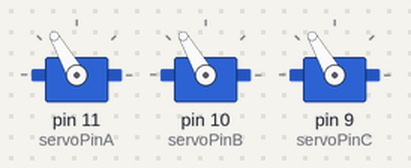
This sketch was run on a simulated Arduino Uno, built with avr-gcc and run on an emulated ATmega328P. Shown: 3 × servo.

Above: at 0.05 s.
At 8.3 s:
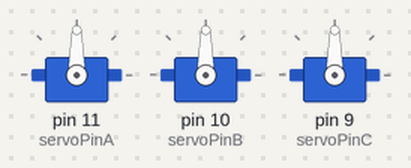
Timing chart, 0 to 10.8 s (numbered marks = the images above):
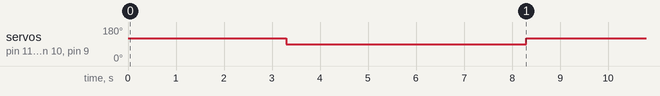

The sketch:

Hydro_just_Servo_code.ino
```cpp
#include <Servo.h>
Servo myServoA; // create instance of Servo named myServoA
Servo myServoB; // create instance of Servo named myServoB
Servo myServoC; // create instance of Servo named myServoC

int servoSpeed = 120; // 0 = CCW full speed | 90 = zero speed | 180 = CW full speed
unsigned long rotationTime = 3.3 * 1000; // how long servos run per cycle

const byte servoPinA = 11;
const byte servoPinB = 10;
const byte servoPinC = 9;


void setup() {

  myServoA.attach(servoPinA); // correlate instance of Servo with pin
  myServoB.attach(servoPinB); // correlate instance of Servo with pin
  myServoC.attach(servoPinC); // correlate instance of Servo with pin

}

void loop() {

  myServoA.write(servoSpeed); // set servo to servoSpeed
  myServoB.write(servoSpeed); // set servo to servoSpeed
  myServoC.write(servoSpeed); // set servo to servoSpeed

  delay(rotationTime);

  myServoA.write(90); // set servo to "off"
  myServoB.write(90); // set servo to "off"
  myServoC.write(90); // set servo to "off"

  delay(5000); //delay for 5 sec while servos are "off"

}
```

Measured:
- by itself, servo on pin 11 (servoPinA), servo on pin 10 (servoPinB), servo on pin 9 (servoPinC): alternates 120° for 3.3 s and 90° for 5.0 s
